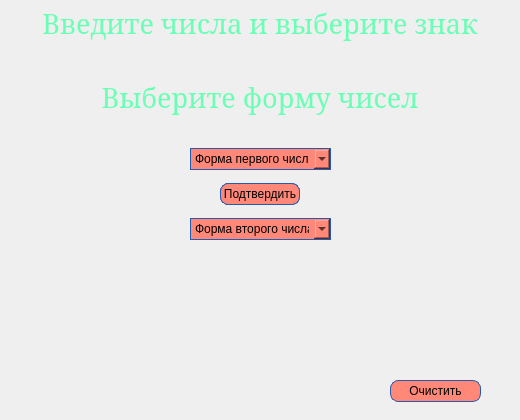
<?xml version="1.0" encoding="UTF-8"?>
<ui version="4.0">
 <class>alg1</class>
 <widget class="QWidget" name="alg1">
  <property name="geometry">
   <rect>
    <x>0</x>
    <y>0</y>
    <width>520</width>
    <height>420</height>
   </rect>
  </property>
  <property name="windowTitle">
   <string>Form</string>
  </property>
  <widget class="QTextBrowser" name="alg">
   <property name="enabled">
    <bool>true</bool>
   </property>
   <property name="geometry">
    <rect>
     <x>0</x>
     <y>0</y>
     <width>520</width>
     <height>420</height>
    </rect>
   </property>
   <property name="font">
    <font>
     <family>MS Serif</family>
     <pointsize>20</pointsize>
     <weight>50</weight>
     <italic>false</italic>
     <bold>false</bold>
    </font>
   </property>
   <property name="styleSheet">
    <string notr="true">background-color: rgba(255, 255, 255, 0);
font: 20pt &quot;MS Serif&quot;;

</string>
   </property>
   <property name="html">
    <string>&lt;!DOCTYPE HTML PUBLIC &quot;-//W3C//DTD HTML 4.0//EN&quot; &quot;http://www.w3.org/TR/REC-html40/strict.dtd&quot;&gt;
&lt;html&gt;&lt;head&gt;&lt;meta name=&quot;qrichtext&quot; content=&quot;1&quot; /&gt;&lt;style type=&quot;text/css&quot;&gt;
p, li { white-space: pre-wrap; }
&lt;/style&gt;&lt;/head&gt;&lt;body style=&quot; font-family:'MS Serif'; font-size:20pt; font-weight:400; font-style:normal;&quot;&gt;
&lt;p align=&quot;center&quot; style=&quot;-qt-paragraph-type:empty; margin-top:0px; margin-bottom:0px; margin-left:0px; margin-right:0px; -qt-block-indent:0; text-indent:0px;&quot;&gt;&lt;br /&gt;&lt;/p&gt;
&lt;p align=&quot;center&quot; style=&quot;-qt-paragraph-type:empty; margin-top:0px; margin-bottom:0px; margin-left:0px; margin-right:0px; -qt-block-indent:0; text-indent:0px;&quot;&gt;&lt;br /&gt;&lt;/p&gt;
&lt;p align=&quot;center&quot; style=&quot; margin-top:0px; margin-bottom:0px; margin-left:0px; margin-right:0px; -qt-block-indent:0; text-indent:0px;&quot;&gt;&lt;span style=&quot; color:#69ffb4;&quot;&gt;Выберите форму чисел&lt;/span&gt;&lt;/p&gt;&lt;/body&gt;&lt;/html&gt;</string>
   </property>
  </widget>
  <widget class="QLabel" name="alg_text">
   <property name="geometry">
    <rect>
     <x>0</x>
     <y>240</y>
     <width>520</width>
     <height>31</height>
    </rect>
   </property>
   <property name="font">
    <font>
     <family>Century Gothic</family>
     <pointsize>10</pointsize>
     <weight>50</weight>
     <italic>false</italic>
     <bold>false</bold>
     <kerning>true</kerning>
    </font>
   </property>
   <property name="styleSheet">
    <string notr="true">
font: 10pt &quot;Century Gothic&quot;;
</string>
   </property>
   <property name="text">
    <string/>
   </property>
  </widget>
  <widget class="QComboBox" name="oper">
   <property name="geometry">
    <rect>
     <x>600</x>
     <y>100</y>
     <width>131</width>
     <height>22</height>
    </rect>
   </property>
   <property name="styleSheet">
    <string notr="true">background-color:rgb(255,136,121);
border: 1px solid rgb(40, 91, 174);
font: 8pt &quot;Century Gothic&quot;;

</string>
   </property>
   <item>
    <property name="text">
     <string>Операции</string>
    </property>
   </item>
   <item>
    <property name="text">
     <string>+</string>
    </property>
   </item>
   <item>
    <property name="text">
     <string>-</string>
    </property>
   </item>
   <item>
    <property name="text">
     <string>*</string>
    </property>
   </item>
   <item>
    <property name="text">
     <string>/</string>
    </property>
   </item>
  </widget>
  <widget class="QPushButton" name="podtv">
   <property name="geometry">
    <rect>
     <x>220</x>
     <y>183</y>
     <width>80</width>
     <height>22</height>
    </rect>
   </property>
   <property name="styleSheet">
    <string notr="true">QPushButton
{
background-color:rgb(255,136,121);
border: 1px solid rgb(40, 91, 174);;
border-radius:8px;
font: 8pt &quot;Century Gothic&quot;;
}
QPushButton:hover:!pressed
{
background-color:rgb(255,164,141);
}

</string>
   </property>
   <property name="text">
    <string>Подтвердить</string>
   </property>
  </widget>
  <widget class="QPushButton" name="rez">
   <property name="geometry">
    <rect>
     <x>220</x>
     <y>183</y>
     <width>80</width>
     <height>22</height>
    </rect>
   </property>
   <property name="font">
    <font>
     <family>Century Gothic</family>
     <pointsize>8</pointsize>
     <weight>50</weight>
     <italic>false</italic>
     <bold>false</bold>
    </font>
   </property>
   <property name="styleSheet">
    <string notr="true">QPushButton
{
background-color:rgb(255,136,121);
border: 1px solid rgb(40, 91, 174);;
border-radius:8px;
font: 8pt &quot;Century Gothic&quot;;
}
QPushButton:hover:!pressed
{
background-color:rgb(255,164,141);
}

</string>
   </property>
   <property name="text">
    <string>Рассчитать</string>
   </property>
  </widget>
  <widget class="QLabel" name="atan">
   <property name="geometry">
    <rect>
     <x>0</x>
     <y>287</y>
     <width>520</width>
     <height>31</height>
    </rect>
   </property>
   <property name="font">
    <font>
     <family>Century Gothic</family>
     <pointsize>10</pointsize>
     <weight>50</weight>
     <italic>false</italic>
     <bold>false</bold>
    </font>
   </property>
   <property name="styleSheet">
    <string notr="true">
font: 10pt &quot;Century Gothic&quot;;
</string>
   </property>
   <property name="text">
    <string/>
   </property>
  </widget>
  <widget class="QLabel" name="AAA1">
   <property name="geometry">
    <rect>
     <x>0</x>
     <y>330</y>
     <width>520</width>
     <height>31</height>
    </rect>
   </property>
   <property name="styleSheet">
    <string notr="true">
font: 10pt &quot;Century Gothic&quot;;
</string>
   </property>
   <property name="text">
    <string/>
   </property>
  </widget>
  <widget class="QPlainTextEdit" name="ramka">
   <property name="geometry">
    <rect>
     <x>0</x>
     <y>500</y>
     <width>520</width>
     <height>160</height>
    </rect>
   </property>
   <property name="font">
    <font>
     <family>Fixedsys</family>
     <pointsize>8</pointsize>
     <weight>50</weight>
     <italic>false</italic>
     <bold>false</bold>
     <underline>false</underline>
     <strikeout>false</strikeout>
    </font>
   </property>
   <property name="styleSheet">
    <string notr="true">background-color:rgb(255,136,121);
border: 1px solid rgb(40, 91, 174);
border-radius:20px;
font: 8pt &quot;Fixedsys&quot;;</string>
   </property>
   <property name="plainText">
    <string>                   Ответ в Алгебраической форме


                 Ответ в Тригонометрической форме


                  Ответ в Экспоненциальноой форме</string>
   </property>
  </widget>
  <widget class="QComboBox" name="first">
   <property name="geometry">
    <rect>
     <x>190</x>
     <y>148</y>
     <width>141</width>
     <height>22</height>
    </rect>
   </property>
   <property name="styleSheet">
    <string notr="true">background-color:rgb(255,136,121);
border: 1px solid rgb(40, 91, 174);
font: 8pt &quot;Century Gothic&quot;;

</string>
   </property>
   <item>
    <property name="text">
     <string>Форма первого числа</string>
    </property>
   </item>
   <item>
    <property name="text">
     <string>Алгебраическая</string>
    </property>
   </item>
   <item>
    <property name="text">
     <string>Тригонометрическая</string>
    </property>
   </item>
   <item>
    <property name="text">
     <string>Экспоненциальная</string>
    </property>
   </item>
  </widget>
  <widget class="QComboBox" name="second">
   <property name="geometry">
    <rect>
     <x>190</x>
     <y>218</y>
     <width>141</width>
     <height>22</height>
    </rect>
   </property>
   <property name="styleSheet">
    <string notr="true">background-color:rgb(255,136,121);
border: 1px solid rgb(40, 91, 174);
font: 8pt &quot;Century Gothic&quot;;

</string>
   </property>
   <item>
    <property name="text">
     <string>Форма второго числа</string>
    </property>
   </item>
   <item>
    <property name="text">
     <string>Алгебраическая</string>
    </property>
   </item>
   <item>
    <property name="text">
     <string>Тригонометрическая</string>
    </property>
   </item>
   <item>
    <property name="text">
     <string>Экспоненциальная</string>
    </property>
   </item>
  </widget>
  <widget class="QPushButton" name="clear">
   <property name="geometry">
    <rect>
     <x>390</x>
     <y>380</y>
     <width>91</width>
     <height>22</height>
    </rect>
   </property>
   <property name="styleSheet">
    <string notr="true">QPushButton
{
background-color:rgb(255,136,121);
border: 1px solid rgb(40, 91, 174);;
border-radius:8px;
font: 8pt &quot;Century Gothic&quot;;
}
QPushButton:hover:!pressed
{
background-color:rgb(255,164,141);
}

</string>
   </property>
   <property name="text">
    <string>Очистить</string>
   </property>
  </widget>
  <widget class="QLabel" name="back">
   <property name="geometry">
    <rect>
     <x>0</x>
     <y>0</y>
     <width>520</width>
     <height>420</height>
    </rect>
   </property>
   <property name="text">
    <string/>
   </property>
  </widget>
  <widget class="QLineEdit" name="real1">
   <property name="geometry">
    <rect>
     <x>170</x>
     <y>-100</y>
     <width>113</width>
     <height>20</height>
    </rect>
   </property>
   <property name="styleSheet">
    <string notr="true">
QLineEdit
{
background-color:rgb(255,136,121);
border: 1px solid rgb(40, 91, 174);
border-radius:8px;
font: 75 12pt &quot;System&quot;;
}
QLineEdit:hover:!pressed
{
background-color:rgb(255,164,141);
}</string>
   </property>
   <property name="text">
    <string/>
   </property>
  </widget>
  <widget class="QLineEdit" name="imag1">
   <property name="geometry">
    <rect>
     <x>320</x>
     <y>-200</y>
     <width>113</width>
     <height>20</height>
    </rect>
   </property>
   <property name="styleSheet">
    <string notr="true">
QLineEdit
{
background-color:rgb(255,136,121);
border: 1px solid rgb(40, 91, 174);
border-radius:8px;
font: 75 12pt &quot;System&quot;;
}
QLineEdit:hover:!pressed
{
background-color:rgb(255,164,141);
}</string>
   </property>
   <property name="text">
    <string/>
   </property>
  </widget>
  <widget class="QLineEdit" name="imag2">
   <property name="geometry">
    <rect>
     <x>320</x>
     <y>500</y>
     <width>113</width>
     <height>20</height>
    </rect>
   </property>
   <property name="styleSheet">
    <string notr="true">
QLineEdit
{
background-color:rgb(255,136,121);
border: 1px solid rgb(40, 91, 174);
border-radius:8px;
font: 75 12pt &quot;System&quot;;
}
QLineEdit:hover:!pressed
{
background-color:rgb(255,164,141);
}</string>
   </property>
   <property name="text">
    <string/>
   </property>
  </widget>
  <widget class="QLineEdit" name="real2">
   <property name="geometry">
    <rect>
     <x>170</x>
     <y>500</y>
     <width>113</width>
     <height>20</height>
    </rect>
   </property>
   <property name="styleSheet">
    <string notr="true">
QLineEdit
{
background-color:rgb(255,136,121);
border: 1px solid rgb(40, 91, 174);
border-radius:8px;
font: 75 12pt &quot;System&quot;;
}
QLineEdit:hover:!pressed
{
background-color:rgb(255,164,141);
}</string>
   </property>
   <property name="text">
    <string/>
   </property>
  </widget>
  <widget class="QPushButton" name="imag2_push">
   <property name="geometry">
    <rect>
     <x>340</x>
     <y>140</y>
     <width>160</width>
     <height>31</height>
    </rect>
   </property>
   <property name="styleSheet">
    <string notr="true">background-color: rgba(0, 189, 132,0);
border: 1px solid rgba(40, 91, 174,0);
border-radius:8px;
font: 75 12pt &quot;System&quot;;</string>
   </property>
   <property name="text">
    <string/>
   </property>
  </widget>
  <widget class="QPushButton" name="imag1_push">
   <property name="geometry">
    <rect>
     <x>340</x>
     <y>60</y>
     <width>160</width>
     <height>31</height>
    </rect>
   </property>
   <property name="styleSheet">
    <string notr="true">background-color: rgba(0, 189, 132,0);
border: 1px solid rgba(40, 91, 174,0);
border-radius:8px;
font: 75 12pt &quot;System&quot;;</string>
   </property>
   <property name="text">
    <string/>
   </property>
  </widget>
  <widget class="QPushButton" name="real1_push">
   <property name="geometry">
    <rect>
     <x>170</x>
     <y>60</y>
     <width>160</width>
     <height>31</height>
    </rect>
   </property>
   <property name="styleSheet">
    <string notr="true">background-color: rgba(0, 189, 132,0);
border: 1px solid rgba(40, 91, 174,0);
border-radius:8px;
font: 75 12pt &quot;System&quot;;</string>
   </property>
   <property name="text">
    <string/>
   </property>
  </widget>
  <widget class="QPushButton" name="real2_push">
   <property name="geometry">
    <rect>
     <x>170</x>
     <y>110</y>
     <width>160</width>
     <height>31</height>
    </rect>
   </property>
   <property name="styleSheet">
    <string notr="true">background-color: rgba(0, 189, 132,0);
border: 1px solid rgba(40, 91, 174,0);
border-radius:8px;
font: 75 12pt &quot;System&quot;;</string>
   </property>
   <property name="text">
    <string/>
   </property>
  </widget>
  <widget class="QTextBrowser" name="alg_2">
   <property name="enabled">
    <bool>true</bool>
   </property>
   <property name="geometry">
    <rect>
     <x>0</x>
     <y>0</y>
     <width>520</width>
     <height>420</height>
    </rect>
   </property>
   <property name="font">
    <font>
     <family>MS Serif</family>
     <pointsize>20</pointsize>
     <weight>50</weight>
     <italic>false</italic>
     <bold>false</bold>
    </font>
   </property>
   <property name="styleSheet">
    <string notr="true">background-color: rgba(255, 255, 255, 0);
font: 20pt &quot;MS Serif&quot;;

</string>
   </property>
   <property name="html">
    <string>&lt;!DOCTYPE HTML PUBLIC &quot;-//W3C//DTD HTML 4.0//EN&quot; &quot;http://www.w3.org/TR/REC-html40/strict.dtd&quot;&gt;
&lt;html&gt;&lt;head&gt;&lt;meta name=&quot;qrichtext&quot; content=&quot;1&quot; /&gt;&lt;style type=&quot;text/css&quot;&gt;
p, li { white-space: pre-wrap; }
&lt;/style&gt;&lt;/head&gt;&lt;body style=&quot; font-family:'MS Serif'; font-size:20pt; font-weight:400; font-style:normal;&quot;&gt;
&lt;p align=&quot;center&quot; style=&quot; margin-top:0px; margin-bottom:0px; margin-left:0px; margin-right:0px; -qt-block-indent:0; text-indent:0px;&quot;&gt;&lt;span style=&quot; color:#69ffb4;&quot;&gt;Введите числа и выберите знак&lt;/span&gt;&lt;/p&gt;&lt;/body&gt;&lt;/html&gt;</string>
   </property>
  </widget>
  <zorder>back</zorder>
  <zorder>alg_2</zorder>
  <zorder>alg</zorder>
  <zorder>ramka</zorder>
  <zorder>alg_text</zorder>
  <zorder>oper</zorder>
  <zorder>atan</zorder>
  <zorder>AAA1</zorder>
  <zorder>rez</zorder>
  <zorder>first</zorder>
  <zorder>second</zorder>
  <zorder>clear</zorder>
  <zorder>podtv</zorder>
  <zorder>real1</zorder>
  <zorder>imag1</zorder>
  <zorder>imag2</zorder>
  <zorder>real2</zorder>
  <zorder>imag2_push</zorder>
  <zorder>imag1_push</zorder>
  <zorder>real1_push</zorder>
  <zorder>real2_push</zorder>
 </widget>
 <resources/>
 <connections>
  <connection>
   <sender>clear</sender>
   <signal>clicked()</signal>
   <receiver>AAA1</receiver>
   <slot>clear()</slot>
   <hints>
    <hint type="sourcelabel">
     <x>435</x>
     <y>399</y>
    </hint>
    <hint type="destinationlabel">
     <x>426</x>
     <y>367</y>
    </hint>
   </hints>
  </connection>
  <connection>
   <sender>clear</sender>
   <signal>clicked()</signal>
   <receiver>atan</receiver>
   <slot>clear()</slot>
   <hints>
    <hint type="sourcelabel">
     <x>450</x>
     <y>402</y>
    </hint>
    <hint type="destinationlabel">
     <x>429</x>
     <y>312</y>
    </hint>
   </hints>
  </connection>
  <connection>
   <sender>clear</sender>
   <signal>clicked()</signal>
   <receiver>alg_text</receiver>
   <slot>clear()</slot>
   <hints>
    <hint type="sourcelabel">
     <x>462</x>
     <y>396</y>
    </hint>
    <hint type="destinationlabel">
     <x>429</x>
     <y>236</y>
    </hint>
   </hints>
  </connection>
  <connection>
   <sender>clear</sender>
   <signal>clicked()</signal>
   <receiver>imag1</receiver>
   <slot>clear()</slot>
   <hints>
    <hint type="sourcelabel">
     <x>409</x>
     <y>396</y>
    </hint>
    <hint type="destinationlabel">
     <x>407</x>
     <y>-87</y>
    </hint>
   </hints>
  </connection>
  <connection>
   <sender>clear</sender>
   <signal>clicked()</signal>
   <receiver>imag2</receiver>
   <slot>clear()</slot>
   <hints>
    <hint type="sourcelabel">
     <x>453</x>
     <y>394</y>
    </hint>
    <hint type="destinationlabel">
     <x>415</x>
     <y>508</y>
    </hint>
   </hints>
  </connection>
  <connection>
   <sender>clear</sender>
   <signal>clicked()</signal>
   <receiver>real1</receiver>
   <slot>clear()</slot>
   <hints>
    <hint type="sourcelabel">
     <x>457</x>
     <y>393</y>
    </hint>
    <hint type="destinationlabel">
     <x>223</x>
     <y>208</y>
    </hint>
   </hints>
  </connection>
  <connection>
   <sender>clear</sender>
   <signal>clicked()</signal>
   <receiver>real2</receiver>
   <slot>clear()</slot>
   <hints>
    <hint type="sourcelabel">
     <x>474</x>
     <y>400</y>
    </hint>
    <hint type="destinationlabel">
     <x>275</x>
     <y>507</y>
    </hint>
   </hints>
  </connection>
 </connections>
</ui>
